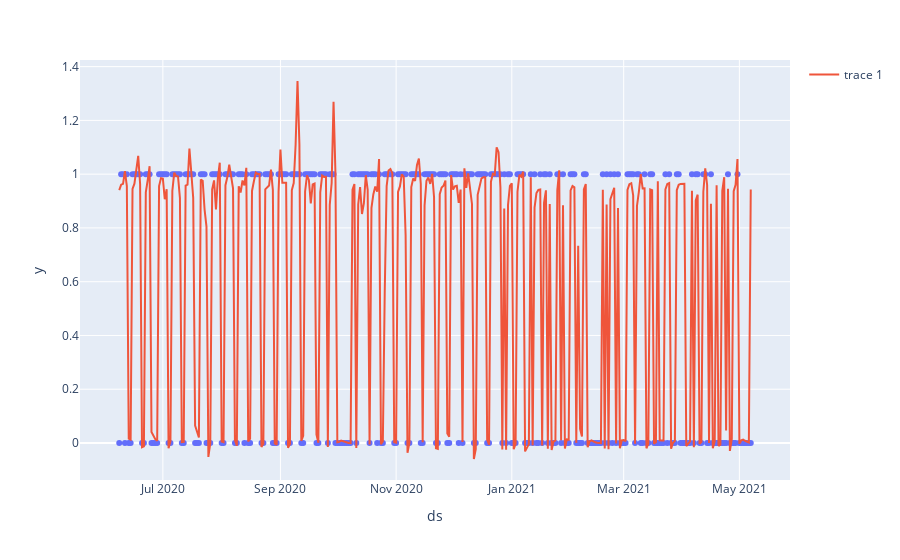

The code cell stored with this chart in its notebook:
### Code cell
import plotly.express as ex
fig = ex.scatter(data_frame=lstm_plt, x = 'ds', y = 'y')
fig.add_scatter(x = lstm_plt['ds'],  y = lstm_plt['y_pred'])
fig.show()

### Figure 1 — Plotly figure (JSON) as saved in the notebook; plotly's stock layout.template omitted (floating-point values rounded to 4 significant figures; data arrays with more than 128 entries replaced by an {"elided": "..."} marker saying what was removed)
{"data": [{"hovertemplate": "ds=%{x}<br>y=%{y}<extra></extra>", "legendgroup": "", "marker": {"color": "#636efa", "symbol": "circle"}, "mode": "markers", "name": "", "orientation": "v", "showlegend": false, "type": "scatter", "x": {"elided": "334 str values"}, "xaxis": "x", "y": {"elided": "334 int values"}, "yaxis": "y"}, {"type": "scatter", "x": {"elided": "334 str values"}, "y": {"elided": "334 float values"}}], "layout": {"legend": {"tracegroupgap": 0}, "margin": {"t": 60}, "xaxis": {"anchor": "y", "domain": [0, 1], "title": {"text": "ds"}}, "yaxis": {"anchor": "x", "domain": [0, 1], "title": {"text": "y"}}}}
